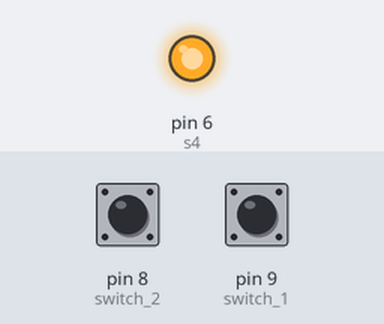
This sketch was run on a simulated Arduino Uno, built with avr-gcc and run on an emulated ATmega328P. Parts: output pins drawn as LEDs (lit = HIGH). Inputs (shaded band) come from the test bench; at power-on: pin 8 (switch_2) LOW, pin 9 (switch_1) LOW. Pins used as bus, display or sensor lines are not drawn.

Above: at 1.2 s.
1.3 s: pin 8 (switch_2) pulled HIGH for 0.15 s
At 1.37 s:
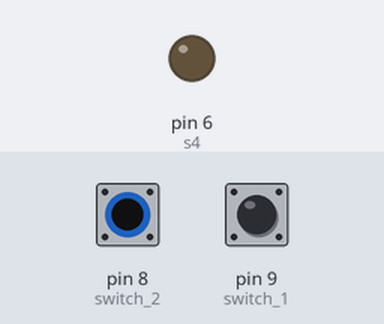
2.9 s: pin 8 (switch_2) pulled HIGH for 3.2 s
At 7.1 s:
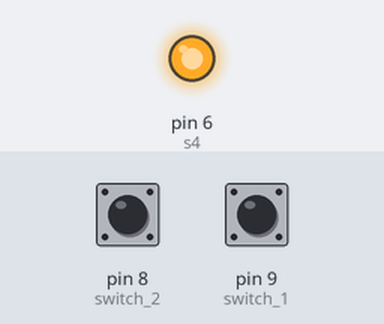
Timing chart, 0 to 8.6 s (numbered marks = the images above; inputs shaded):
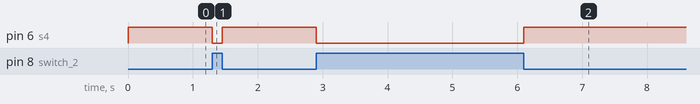

The sketch:

L298N_Motor_Driver.ino
```cpp
#define s1  3
#define s2  4
#define s3  5
#define s4  6
#define switch_1 9
#define switch_2 8

void setup()
{
  pinMode(s1,OUTPUT);
  pinMode(s2,OUTPUT);
  pinMode(s3,OUTPUT);
  pinMode(s4,OUTPUT);
  Serial.begin(9600);
}

void loop()
{
  if(digitalRead(switch_1) == HIGH)
  {
      digitalWrite(s1,HIGH);
      digitalWrite(s2,LOW);
  }
  else
  {
      digitalWrite(s2,HIGH);
      digitalWrite(s1,LOW);
  }

  if(digitalRead(switch_2) == HIGH )
  {
      digitalWrite(s4,LOW);
      digitalWrite(s3,HIGH);
  }
  else
  {
    digitalWrite(s3,LOW);
    digitalWrite(s4,HIGH);
  }
}
```

Measured:
- after the input at 1.3 s, pin 6 (s4): HIGH → LOW at once, → HIGH 0.15 s later
- after the input at 2.9 s, pin 6 (s4): HIGH → LOW at once, → HIGH 3.2 s later
